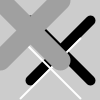
Frame 1 (no input)
Frame 60 (the mouse pressed at the canvas centre just before this capture): identical to frame 1, image omitted
Frame 120 (the mouse held since frame 60 and released just before this capture): identical to frame 1, image omitted

The Processing sketch that drew this single still picture (run headless with seeded random() and noise(); from frame 60 on, the mouse is pressed at the canvas centre):

// Processing sketch: example_3_14
// ── example_3_14.pde
//3.a example 3.14

//drawingmultiple Xs

void setup()
{
  size(100,100);
}

void draw()
{
 background(204);
 drawX(0  ,10, 30,20,60);
 drawX(255, 2 ,20,38,60);
 drawX(160, 20,0 ,0 ,60);

 
}

void drawX(int gray , int weight, int x, int y, int size) //5 parameters
{
 stroke(gray);       //parameter
 strokeWeight(weight);

 line(x,y,x+size,y+size);
 line(x+size,y,x,y+size);
}
